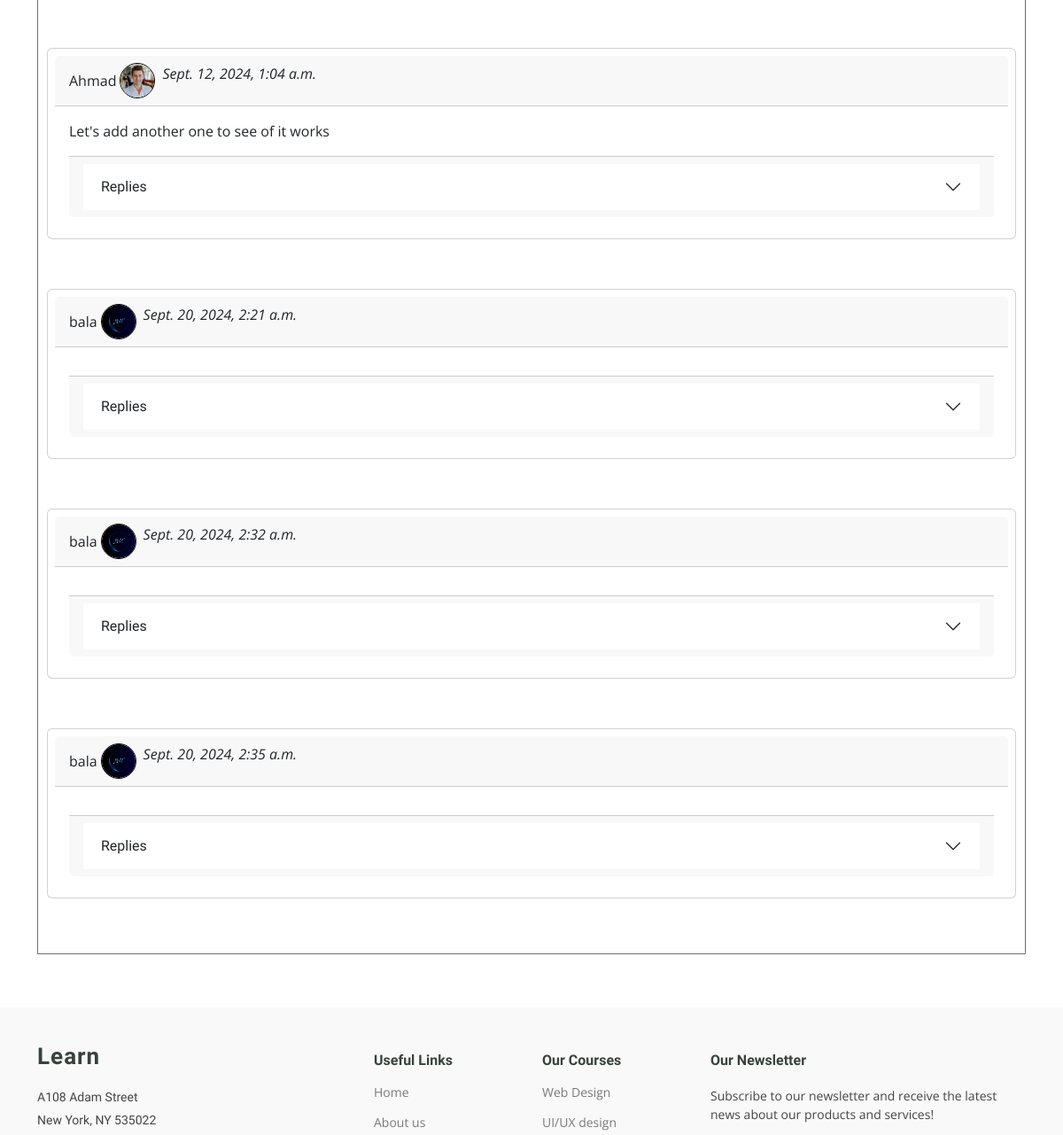
Before: /course-detail/3 (middle part) with the older database file.
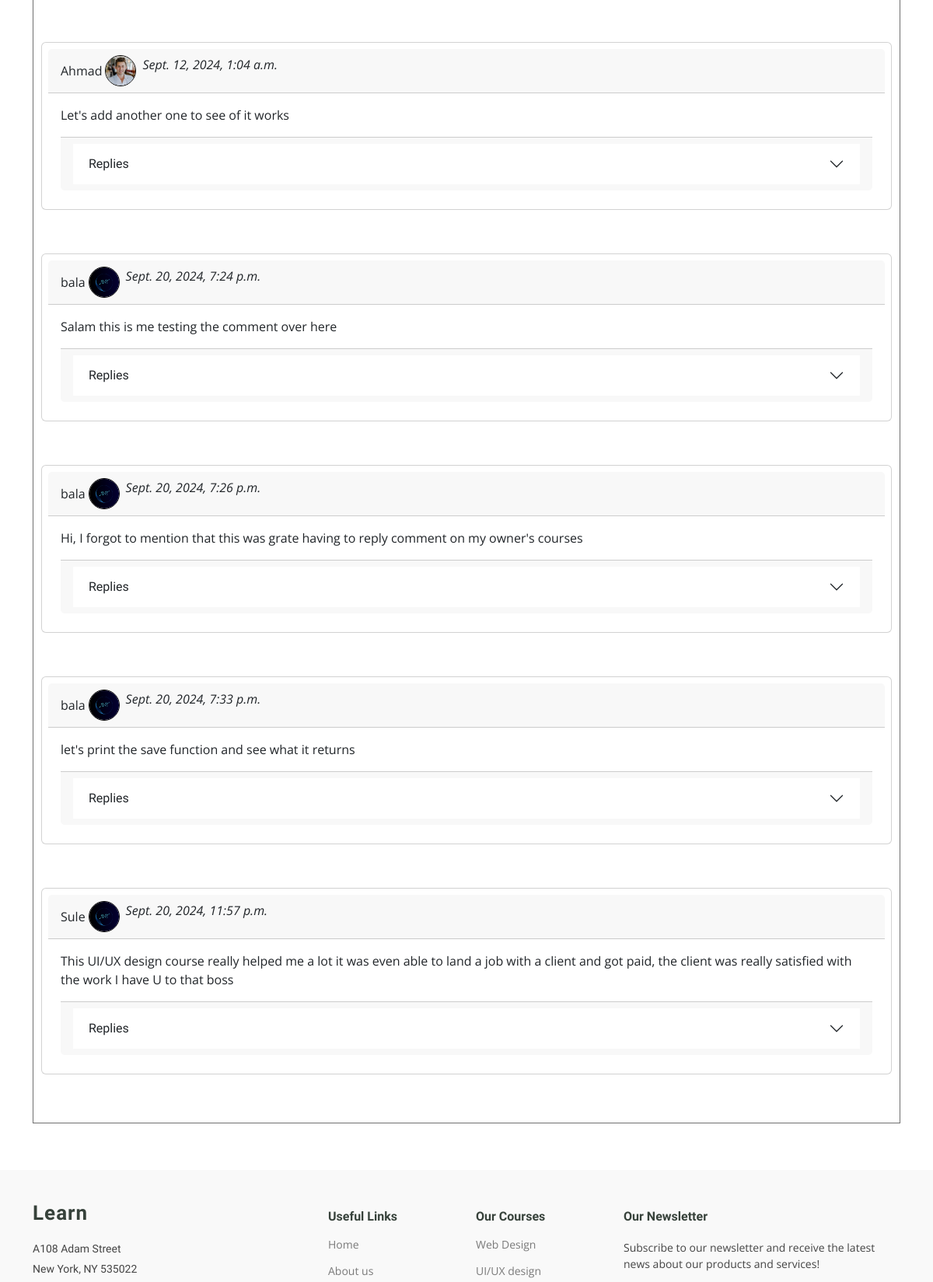
After: the same page with the newer database file.
### accounts/models.py (models this page shows)
class Course_Comment(models.Model):
    user = models.ForeignKey(Student, on_delete=models.CASCADE)
    course = models.ForeignKey(Course, on_delete=models.CASCADE)
    comment = models.TextField()
    replies = models.ManyToManyField(Reply, blank=True)
    likes = models.ManyToManyField(User, blank=True, related_name="comment_likes")
    time = models.DateTimeField(default=timezone.now)
    def __str__(self):
        return self.comment

class Student(models.Model):
    user = models.OneToOneField(User, on_delete=models.CASCADE)
    profile_picture = models.ImageField(
        upload_to="static/students", default="static/assets/img/mylogo.png"
    )
    courses = models.ManyToManyField(Course, blank=True)
    def __str__(self):
        return self.user.username

class Course(models.Model):
    course_name = models.CharField(max_length=100)
    trainer = models.ForeignKey(Trainer, on_delete=models.CASCADE)
    cover_photo = models.ImageField(upload_to="static/img/")
    description = models.TextField()
    price = models.FloatField()
    likes = models.ManyToManyField(User, blank=True, related_name="course_likes")
    def __str__(self):
        return self.course_name

### edu/views.py (the view, shortened to what this page needs)
# urls.py: path("course-detail/<int:course_id>", v.course_detail, name="Course_detail"),
def course_detail(req, course_id):
    course = goo4(Course, id=course_id)
    comments = Course_Comment.objects.filter(course=course)
    context = {"course": course, "comments": comments}
    if req.user.is_authenticated and not req.user.is_staff:
        student = goo4(Student, user=req.user)
        if req.method == "POST" and "comment" in req.POST:
            form = CourseComment_form(req.POST)
            form.save(student=student, course=course)
            return HttpResponseRedirect(
                reverse("Course_detail", kwargs={"course_id": course_id})
            )
        elif req.method == "POST" and "reply" in req.POST:
            form = ReplyForm(req.POST)
            comment_id = req.POST["the_comment"]
            print(form)
            if form.is_valid():
                form.save(user=req.user, comment=comment_id)
                return HttpResponseRedirect(
                    reverse("Course_detail", kwargs={"course_id": course_id})
                )
            else:
                messages.error(req, "There was an error with the reply")
                return HttpResponseRedirect(
                    reverse("Course_detail", kwargs={"course_id": course_id})
                )
        return render(req, "course-details.html", context)
    else:
        return render(req, "course-details.html", context)

### accounts/models.py (called while the page is built)
    def __str__(self):
        return f"{self.reply}"

    def get_student(self):
        var = None
        for student in Student.objects.all():
            if self.user == student.user:
                var = student
        return var

### accounts/templatetags/extra.py (called while the page is built)
def limit(items, limit):
    return items[:limit]

@register.filter(name="subscript")
def subscript(list, subscript):
    return list[subscript]

### edu/context.py (called while the page is built)
def course_links(req):
    courses = Course.objects.all()
    return {"Courses": courses}

def student_registered_courses(req):
    if req.user.is_authenticated and not req.user.is_staff:
        student = Student.objects.get(user=req.user)
        all_courses = student.courses.all()
        return {"RegisteredCourses": all_courses}
    else:
        return {"RegisteredCourses": None}

def num_of_students(req):
    students = Student.objects.all()
    courses = Course.objects.all()
    counts = {}
    for course in courses:
        num = 0
        for stu in students:
            if course in stu.courses.all():
                num += 1
        counts[course.course_name] = num
    return {"registered_students": counts}

### edu/templates/course-details.html (shortened to what this page needs)
{% extends "base.html" %}
{% load static %}
{% load extra %}
  {% block content %}
<body class="course-details-page">
  <main class="main">
    <section id="tabs" class="tabs section">
      <div class="container" data-aos="fade-up" data-aos-delay="100">
        <div class="vstack gap-1 comments">
        {% for comment in comments %}
        <div class="card p-2">
          <div class="card-header d-flex align-items-center">
            {{comment.user}}
            <img src="{{comment.user.profile_picture.url}}" alt="Profile Picture" class="profile-pic mx-1">
            <p class="mx-1 fst-italic">{{comment.time}}</p>
          </div>
          <div class="card-body">
            <p class="card-text" id="comment-{{comment.id}}">
              {{comment}}
            </p>
        <div class="card-footer text-body-secondary">
                <div class="accordion accordion-flush" id="accordionFlushExample">
                  <div class="accordion-item">
                    <h2 class="accordion-header">
                      <button class="accordion-button collapsed" type="button" data-bs-toggle="collapse" data-bs-target="#flush-collapseOne{{comment.id}}" aria-expanded="false" aria-controls="flush-collapseOne">
                        Replies
                      </button>
                    </h2>
                  </div>
                </div>
            </div>
          </div>
        </div>
        <br><br>
        {% empty %}
        <div class="p-2">There are no comments yet.</div>
        {% endfor %}
        </div>
      </div>
    </section>
  </main>
  {% endblock %}

### edu/templates/base.html (shortened to what this page needs)
<!DOCTYPE html>
<html lang="en">
{% load static %}
{% load extra %}
<head>
    <link href="{% static 'assets/vendor/bootstrap/css/bootstrap.min.css' %}" rel="stylesheet">
    <link href="{% static 'assets/vendor/bootstrap-icons/bootstrap-icons.css' %}" rel="stylesheet">
    <link href="{% static 'assets/vendor/aos/aos.css' %}" rel="stylesheet">
    <link href="{% static 'assets/vendor/glightbox/css/glightbox.min.css' %}" rel="stylesheet">
    <link href="{% static 'assets/vendor/swiper/swiper-bundle.min.css' %}" rel="stylesheet">
    <link href="{% static 'assets/css/main.css' %}" rel="stylesheet">
    <link href="../../static/assets/css/main.css" rel="stylesheet">
</head>
<body>
    {% block content %}
    {% endblock %}
    <footer id="footer" class="footer position-relative">
        <div class="container footer-top">
            <div class="row gy-4">
                <div class="col-lg-4 col-md-6 footer-about">
                    <a href="{% url 'Home' %}" class="logo d-flex align-items-center">
                        <span class="sitename">Learn</span>
                    </a>
                    <div class="footer-contact pt-3">
                        <p>A108 Adam Street</p>
                        <p>New York, NY 535022</p>
                    </div>
                </div>
                <div class="col-lg-2 col-md-3 footer-links">
                    <h4>Useful Links</h4>
                    <ul>
                        <li><a href="{% url 'Home' %}">Home</a></li>
                        <li><a href="{% url 'About' %}">About us</a></li>
                    </ul>
                </div>
                <div class="col-lg-2 col-md-3 footer-links">
                    <h4>Our Courses</h4>
                    <ul>
                        {% for course in Courses|limit:5 %}
                        <li><a href="{% url 'Course_detail' course.id %}">{{course}}</a></li>
                        {% endfor %}
                    </ul>
                </div>
                <div class="col-lg-4 col-md-12 footer-newsletter">
                    <h4>Our Newsletter</h4>
                    <p>Subscribe to our newsletter and receive the latest news about our products and services!</p>
                </div>
            </div>
        </div>
    </footer>
</body>
</html>

### static/assets/css/main.css (style rules this page uses)
:root { --default-font: "Open Sans", system-ui, -apple-system, "Segoe UI", Roboto, "Helvetica Neue", Arial, "Noto Sans", "Liberation Sans", sans-serif, "Apple Color Emoji", "Segoe UI Emoji", "Segoe UI Symbol", "Noto Color Emoji"; --heading-font: "Raleway", sans-serif; --nav-font: "Poppins", sans-serif; }
:root { --background-color: #ffffff; --background-color-rgb: 255, 255, 255; --default-color: #444444; --default-color-rgb: 68, 68, 68; --heading-color: #37423b; --heading-color-rgb: 55, 66, 59; --accent-color: #5fcf80; --accent-color-rgb: 95, 207, 128; --contrast-color: #ffffff; --contrast-color-rgb: 255, 255, 255; }
:root { --nav-color: #272828; --nav-hover-color: #5fcf80; --nav-dropdown-color: #272828; --nav-dropdown-hover-color: #5fcf80; --nav-dropdown-background-color: #ffffff; }
:root { scroll-behavior: smooth; }
body { color: var(--default-color); background-color: var(--background-color); font-family: var(--default-font); }
a { color: var(--accent-color); text-decoration: none; transition: 0.3s; }
h1, h2, h3, h4, h5, h6 { color: var(--heading-color); font-family: var(--heading-font); }
.footer { color: var(--default-color); background-color: rgba(var(--default-color-rgb), 0.03); font-size: 14px; padding-bottom: 50px; position: relative; }
.footer .footer-top { padding-top: 50px; }
.footer .footer-about .logo { margin-bottom: 0; }
.footer .footer-about .logo span { font-size: 26px; font-weight: 700; letter-spacing: 1px; font-family: var(--heading-font); color: var(--heading-color); }
.footer .footer-about p { font-size: 14px; font-family: var(--heading-font); }
.footer h4 { font-size: 16px; font-weight: bold; position: relative; padding-bottom: 12px; }
.footer .footer-links { margin-bottom: 30px; }
.footer .footer-links ul { list-style: none; padding: 0; margin: 0; }
.footer .footer-links ul li { padding: 10px 0; display: flex; align-items: center; }
.footer .footer-links ul li:first-child { padding-top: 0; }
.footer .footer-links ul a { color: rgba(var(--default-color-rgb), 0.7); display: inline-block; line-height: 1; }
.footer .footer-contact p { margin-bottom: 5px; }
section, .section { color: var(--default-color); background-color: var(--background-color); padding: 60px 0; scroll-margin-top: 900px; overflow: clip; }
.col-md-6 { margin: 10px 0px; }
.tabs { padding-top: 30; }
.profile-pic { width: 40px; height: 40px; border-radius: 50%; object-fit: cover; border: 1px solid #000; margin-left: 10px; }
img { object-fit: cover; }

### edu/templates/course-details.html (style rules this page uses)
.comments { border: 1px solid #6f6f6f; padding: 10px; box-sizing: border-box; }

Changed rows visible on the page:
removed Course_Comment: user "bala", user.profile_picture (picture), time "Sept. 20, 2024, 2:21 a.m."
removed Course_Comment: user "bala", user.profile_picture (picture), time "Sept. 20, 2024, 2:32 a.m."
removed Course_Comment: user "bala", user.profile_picture (picture), time "Sept. 20, 2024, 2:35 a.m."
added Course_Comment: user "bala", user.profile_picture (picture), time "Sept. 20, 2024, 7:24 p.m.", comment "Salam this is me testing the comment over here"
added Course_Comment: user "bala", user.profile_picture (picture), time "Sept. 20, 2024, 7:26 p.m.", comment "Hi, I forgot to mention that this was grate having to reply comment on my owner's courses"
added Course_Comment: user "bala", user.profile_picture (picture), time "Sept. 20, 2024, 7:33 p.m.", comment "let's print the save function and see what it returns"
added Course_Comment: user "Sule", user.profile_picture (picture), time "Sept. 20, 2024, 11:57 p.m.", comment "This UI/UX design course really helped me a lot it was even able to land a job with a client and got paid, the client was really satisfied with the work I have U to that boss"
